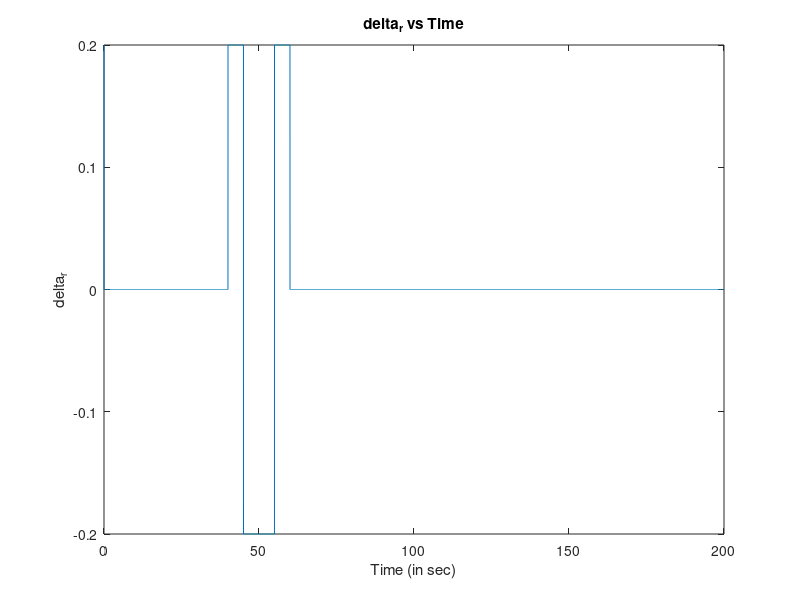
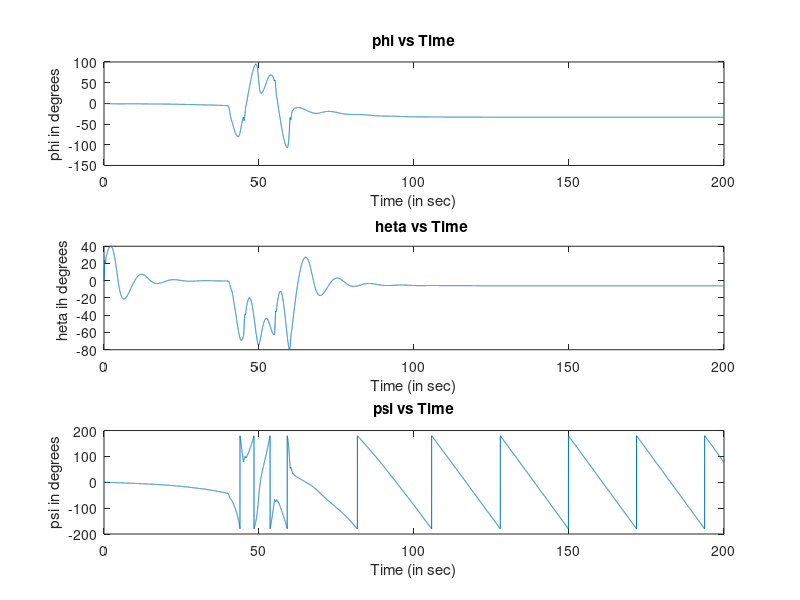

The MATLAB source for these figures, in order: (Note: this script raises an error after producing the figures.)
%% State Variables
pn=0;pe=0;pd=0; %Inertial Position of MAV along Inertial Frame
dpn=0;dpe=0;dpd=0; %Rate of Change of Inertial Position of MAV along Inertial Frame
u=0;v=0;w=0; %Velocity of MAV measured along Body Frame
du=0;dv=0;dw=0; %Acceleration of MAV measured along Body Frame
p=0;q=0;r=0; %Angular rates of the MAV about the Body Frame 
dp=0;dq=0;dr=0; %Angular acceleration of the MAV about the Body Frame
phi=0;theta=0;psi=0; %Roll,Pitch and Yaw angles in degrees
phi=deg2rad(phi);theta=deg2rad(theta);psi=deg2rad(psi);
dphi=0;dtheta=0;dpsi=0; %Roll,Pitch and Yaw Rates

%% Simulation Settings
dt=0.01;
T=0:dt:200;
no=length(T); %No of sample inputs

%Physical Parameters - Aerosonde UAV
mass=25;
Jx=0.824;
Jy=1.135;
Jz=1.759;
Jxz=0.120;
g=9.81;
S=0.55;
b=2.9;
c=0.19;
rho=1.268;
e=0.9;


% Motor Parameters
k_mo=80;
Ktp=0;
Kw=0;
Sp=0.2027;
Cp=1;

% Aerodynamic Co-efficients
CL0=0.23;
CD0=0.043;
Cm0=0.0135;
Cla=5.61;
Cda=0.030;
Cma=-2.74;
Clq=7.95;
Cdq=0;
Cmq=-38.21;
Clde=0.13;
Cdde=0.0135;
Cmde=-0.99;
M=50;
Cdp=0;

Cy0=0;
Cl0=0;
Cn0=0;
Cyb=-0.83;
Clb=-0.13;
Cnb=0.073;
Cyp=0;
Clp=-0.51;
Cnp=-0.069;
Cyr=0;
Clr=0.25;
Cnr=-0.095;
Cyda=0.075;
Clda=0.17;
Cnda=-0.011;
Cydr=0.19;
Cldr=0.0024;
Cndr=-0.069;

% Mass Moment Co-efficients
G=Jx*Jz - Jxz*Jxz;
G1=(1/G)*Jxz*(Jx-Jy+Jz);
G2=(1/G)*(Jz*(Jz-Jy)+Jxz*Jxz);
G3=Jz/G;
G4=Jxz/G;
G5=(1/Jy)*(Jz-Jx);
G6=Jxz/Jy;
G7=(1/G)*((Jx-Jy)*Jx + Jxz*Jxz);
G8=Jx/G;

%% Inputs
u = 35;
v = 0;
w = 0;
p = 0;
q = 0;
r = 0;
delta_e=-0.703975;
delta_t=0;
delta_r_array=zeros([1,no]);
delta_r_array([1,4001:4500])=0.2;
delta_r_array([1,4501:5500])=-0.2;
delta_r_array([1,5501:6000])=0.2;
delta_a=0;
count=0;
angles=zeros([3,no]);
velocity_b=zeros([3,no]);
moment=zeros([3,no]);
force=zeros([3,no]);
loc=zeros([3,no]);
%%
for i=1:no
    delta_r=delta_r_array(1,i);
    Va=sqrt(u*u+v*v+w*w);
    alpha=atan(w/u);
    beta=asin(v/Va);
    Cl=CL0+(Cla*alpha);
    Cd=CD0+(Cda*alpha);
    Cx=(-Cd*cos(alpha))+(Cl*sin(alpha));
    Cxq=(-Cdq*cos(alpha))+(Clq*sin(alpha));
    Cxde=(-Cdde*cos(alpha))+(Clde*sin(alpha));
    Cz=(-Cd*sin(alpha))-(Cl*cos(alpha));
    Czq=(-Cdq*sin(alpha))-(Clq*cos(alpha));
    Czde=(-Cdde*sin(alpha))-(Clde*cos(alpha));

    %Forces and Moments due to Propulsion
    Tp=(0.5*rho*Sp*Cp*((k_mo*delta_t*k_mo*delta_t)-(Va*Va)));
    Qp=(Ktp*Kw*delta_t*Kw*delta_t);
   
    %Forces
    a=Cx+(0.5*Cxq*c*q/Va)+(Cxde*delta_e);
    j=Cy0+(Cyb*beta)+(0.5*Cyp*b*p/Va)+(0.5*Cyr*b*r/Va)+(Cyda*delta_a)+(Cydr*delta_r);
    o=Cz+(0.5*Czq*c*q/Va)+(Czde*delta_e);
   
    fx = (-mass*g*sin(theta)) + (0.5*rho*Va*Va*S*a) + Tp;
    fy = (mass*g*cos(theta)*sin(phi))+(0.5*rho*Va*Va*S*j);
    fz = (mass*g*cos(theta)*cos(phi))+ (0.5*rho*Va*Va*S*o);

    %Moments
    d=b*(Cl0+(Clb*beta)+(0.5*Clp*b*p/Va)+(0.5*Clr*b*r/Va)+(Clda*delta_a)+(Cldr*delta_r));
    z=c*(Cm0+(Cma*alpha)+(0.5*Cmq*c*q/Va)+(Cmde*delta_e));
    f=b*(Cn0+(Cnb*beta)+(0.5*Cnp*b*p/Va)+(0.5*Cnr*b*r/Va)+(Cnda*delta_a)+(Cndr*delta_r));
    l=(0.5*rho*Va*Va*S*d) - Qp;
    m=(0.5*rho*Va*Va*S*z);
    n=(0.5*rho*Va*Va*S*f);

    angles(1:3,i)=[phi;theta;psi];
    velocity_b(1:3,i)=[u;v;w];
    loc(1:3,i)=[pn;pe;pd];
    
    moment(1:3,i)=[l;m;n];
    force(1:3,i)=[fx;fy;fz];
   
    wv=[r*v - q*w;p*w - r*u; q*u - p*v];
    temp = wv +(1/mass).*[fx;fy;fz];
    du_dt=temp(1);dv_dt=temp(2);dw_dt=temp(3);
    u=u+(du_dt*dt); %Euler Forward Integration
    v=v+(dv_dt*dt);
    w=w+(dw_dt*dt);
    R1=[cos(theta)*cos(psi) (sin(phi)*sin(theta)*cos(psi))-(cos(phi)*sin(psi)) (cos(phi)*sin(theta)*cos(psi))+(sin(phi)*sin(psi)); cos(theta)*sin(psi) (sin(phi)*sin(theta)*sin(psi))+(cos(phi)*cos(psi)) (cos(phi)*sin(theta)*sin(psi))-(sin(phi)*cos(psi)); -sin(theta) sin(phi)*cos(theta) cos(phi)*cos(theta)];
    temp=R1*[u;v;w];
    dpn_dt=temp(1);dpe_dt=temp(2);dpd_dt=temp(3);
    pn=pn+(dpn_dt*dt); %Euler forward Integration
    pe=pe+(dpe_dt*dt);
    pd=pd+(dpd_dt*dt);      

    temp=[(G1*p*q)-(G2*q*r);(G5*p*r)-G6*(p*p-r*r);(G7*p*q)-(G1*q*r)] + [(G3*l +G4*n);(m/Jy);(G4*l + G8*n)];
    dp_dt=temp(1);dq_dt=temp(2);dr_dt=temp(3);
    p=p+(dp_dt*dt); %Euler Forward Integration
    q=q+(dq_dt*dt);
    r=r+(dr_dt*dt);
    R2=[1 sin(phi)*tan(theta) cos(phi)*tan(theta);0 cos(phi) -sin(phi); 0 (sin(phi)/cos(theta)) (cos(phi)/cos(theta))];
    temp=R2*[p;q;r];
    dphi_dt=temp(1);dtheta_dt=temp(2);dpsi_dt=temp(3);
    phi=phi+(dphi_dt*dt); %Euler Forward Integration
    theta=theta+(dtheta_dt*dt);
    psi=psi+(dpsi_dt*dt);

end
figure
plot(0:dt:200,delta_r_array);
ylabel("\delta_r");
title("\delta_r vs Time")
xlabel("Time (in sec)");

figure
% alpha=atan(velocity_b(3,:)/velocity_b(1,:));
% gamma=angles(2,:)-alpha;
angles=real(angles);
subplot(3, 1, 1);
plot(0:dt:200,mod(rad2deg(angles(1,:))+180,360)-180);
ylabel("\phi in degrees");
title("\phi vs Time")
xlabel("Time (in sec)");
subplot(3, 1, 2);
plot(0:dt:200,mod(rad2deg(angles(2,:))+180,360)-180);
ylabel("\theta ih degrees");
title("\theta vs Time")
xlabel("Time (in sec)");
subplot(3, 1, 3);
plot(0:dt:200,mod(rad2deg(angles(3,:))+180,360)-180);
ylabel("\psi in degrees");
title("\psi vs Time")
xlabel("Time (in sec)");
sgtitle("Euler Angles vs Time")
% 
% figure
% subplot(3, 1, 1);
% Va_d=sqrt(velocity_b(1,:).^2+velocity_b(2,:).^2+velocity_b(3,:).^2);
% plot(0:dt:100,Va_d);
% ylabel("Va (in m/s)");
% title("Va vs Time")
% xlabel("Time (in sec)");
% subplot(3, 1, 2);
% for i=1:no
%     alpha_m(i)=atan(velocity_b(3,i)/velocity_b(1,i));
% end
% plot(0:dt:100,mod(rad2deg(alpha_m)+180,360)-180);
% ylabel("\alpha in degrees");
% title("\alpha vs Time")
% xlabel("Time (in sec)");
% subplot(3, 1, 3);
% for i=1:no
%     beta_m(i)=atan(velocity_b(2,i)/Va_d(i));
% end
% plot(0:dt:100,mod(rad2deg(beta_m)+180,360)-180);
% ylabel("\beta in degrees");
% xlabel("Time (in sec)");
% title("\beta vs Time")
% sgtitle("Va, \alpha, \beta vs Time")
% 
% % plot(0:dt:100,velocity_b(1,:));
% % hold on
% % plot(0:dt:100,velocity_b(2,:));
% % hold on
% % plot(0:dt:100,velocity_b(3,:));
% % 
% % legend('u','v','w');
% % 
% % title("Velocity in Body Frame");
% % figure
% % plot (0:dt:100,Va_d);
% % hold on
% % plot(0:dt:100,gamma.*(mass*g));
% 
% figure
% subplot(3, 1, 1);
% plot(0:dt:100,moment(1,:));
% ylabel("l in N/m");
% title("l vs Time")
% xlabel("Time (in sec)");
% subplot(3, 1, 2);
% plot(0:dt:100,moment(2,:));
% ylabel("m in N/m");
% title("m vs Time")
% xlabel("Time (in sec)");
% subplot(3, 1, 3);
% plot(0:dt:100,moment(3,:));
% ylabel("n in N/m");
% title("n vs Time")
% xlabel("Time (in sec)");
% sgtitle("Moments in Body Frame vs Time")
% 
% figure
% plot(loc(2,:),loc(1,:),LineWidth=1.5);
% ylabel("North (in m)");
% xlabel("East (in m)");
% title("Path of Flight");
% 
% % figure
% % plot(0:dt:100,force(1,:));
% % hold on
% % plot(0:dt:100,force(2,:));
% % hold on
% % plot(0:dt:100,force(3,:));
% % legend('fx','fy','fz');
% % title("Forces in Body Frame");